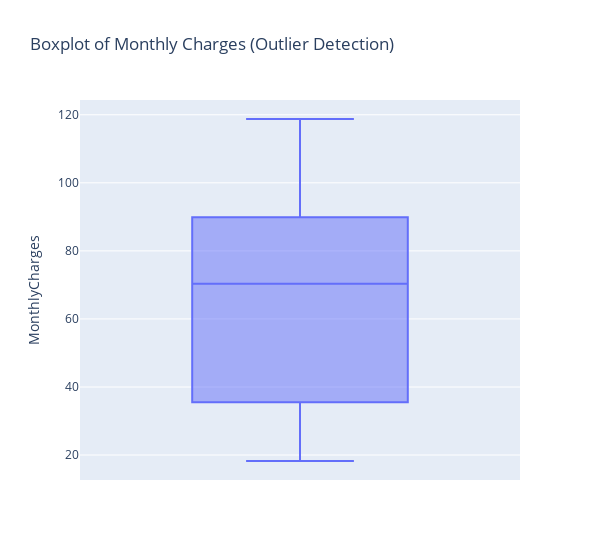

Notebook source saved alongside this figure:
### Markdown cell above
## Outliers Detection in numeric data

### Code cell
fig = px.box(data, y='MonthlyCharges',
             title='Boxplot of Monthly Charges (Outlier Detection)',
             width=600) 
fig.show()

### Figure 1 — Plotly figure (JSON) as saved in the notebook; plotly's stock layout.template omitted (floating-point values rounded to 4 significant figures; data arrays with more than 128 entries replaced by an {"elided": "..."} marker saying what was removed)
{"data": [{"alignmentgroup": "True", "hovertemplate": "MonthlyCharges=%{y}<extra></extra>", "legendgroup": "", "marker": {"color": "#636efa"}, "name": "", "notched": false, "offsetgroup": "", "orientation": "v", "showlegend": false, "type": "box", "x0": " ", "xaxis": "x", "y": {"elided": "7043 float values"}, "y0": " ", "yaxis": "y"}], "layout": {"boxmode": "group", "legend": {"tracegroupgap": 0}, "title": {"text": "Boxplot of Monthly Charges (Outlier Detection)"}, "width": 600, "xaxis": {"anchor": "y", "domain": [0, 1]}, "yaxis": {"anchor": "x", "domain": [0, 1], "title": {"text": "MonthlyCharges"}}}}
